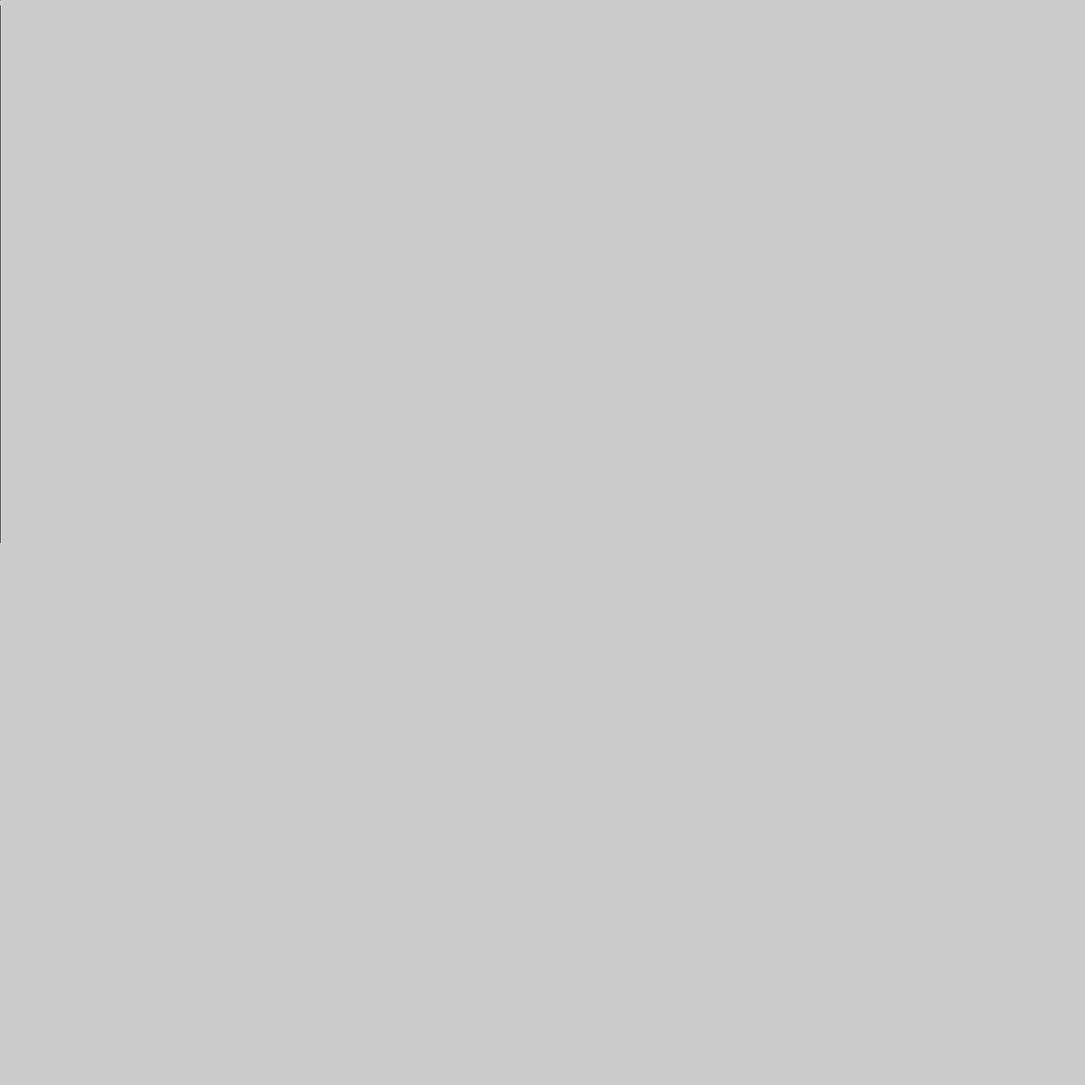
Frame 1 (no input)
Frame 60 (the mouse pressed at the canvas centre just before this capture): identical to frame 1, image omitted
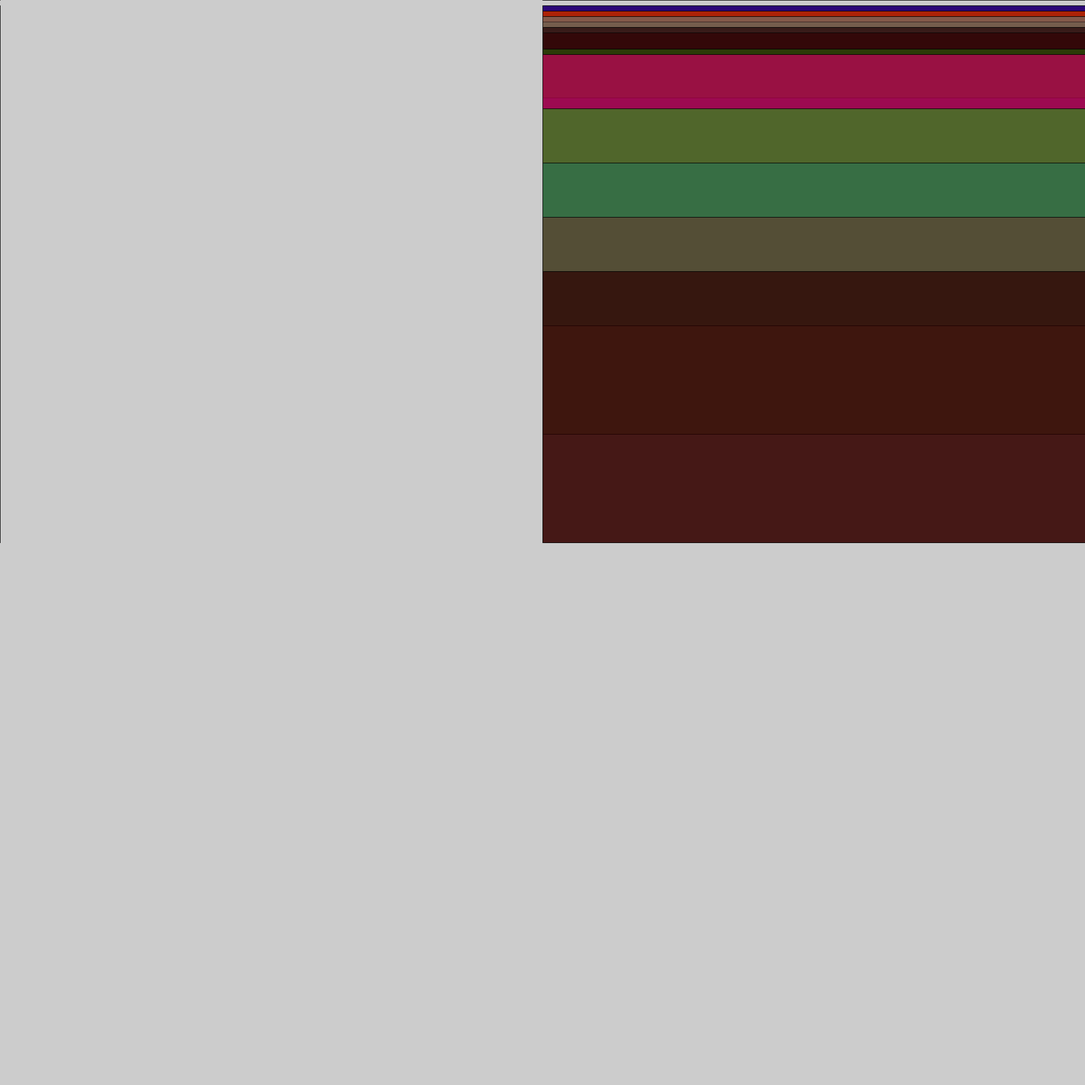
Frame 120 (the mouse held since frame 60 and released just before this capture)

The Processing sketch that drew these frames (run headless with seeded random() and noise(); from frame 60 on, the mouse is pressed at the canvas centre):

// Processing sketch: sketch_09_Exercise_02
// ── sketch_09_Exercise_02.pde
//sketch, using mouseX and mouseY
void setup(){
  size(2000,2000);
  colorMode(HSB,random(200),random(200),random(200));
}
void draw(){
  fill(random(200),random(200),random(200),random(200));
  rect(mouseX,0,mouseY,0);
  fill(random(200),random(200),random(200),random(200));
  rect(mouseX,10,mouseY,10);
  fill(random(200),random(200),random(200),random(200));
  rect(mouseX,20,mouseY,20);
  fill(random(200),random(200),random(200),random(200));
  rect(mouseX,30,mouseY,30);
  fill(random(200),random(200),random(200),random(200));
  rect(mouseX,50,mouseY,50);
   fill(random(200),random(200),random(200),random(200));
   rect(mouseX,90,mouseY,90);
   fill(random(200),random(200),random(200),random(200));
  rect(mouseX,100,mouseY,100);
   fill(random(200),random(200),random(200),random(200));
   rect(mouseX,200,mouseY,200);
    fill(random(200),random(200),random(200),random(200));
    rect(mouseX,300,mouseY,300);
     fill(random(200),random(200),random(200),random(200));
     rect(mouseX,400,mouseY,400);
      fill(random(200),random(200),random(200),random(200));
      rect(mouseX,500,mouseY,500);
}
